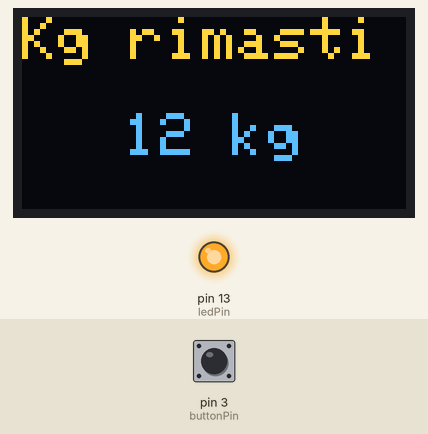
Bench run of a sketch on a simulated Arduino Uno, built with avr-gcc and run on an emulated ATmega328P. Shown: 128×64 one-colour display, output pins drawn as LEDs (lit = HIGH). Dashed ring = blinking. The inputs (shaded band) are chosen by the test bench; at power-on: pin 3 (buttonPin) LOW. The OLED is the two-colour kind (top 16 rows yellow); what the sketch prints to the serial monitor is not drawn.

Above: at 6.2 s.
6.3 s: pin 3 (buttonPin) pulled HIGH for 3.2 s
At 7.0 s:
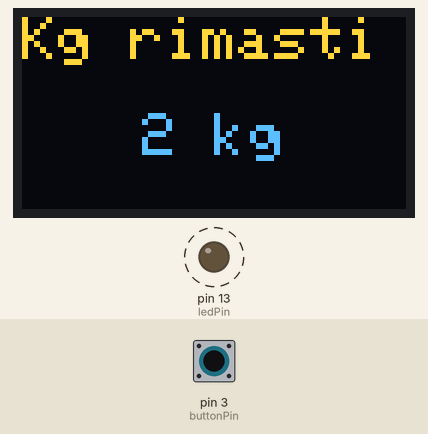
At 7.6 s:
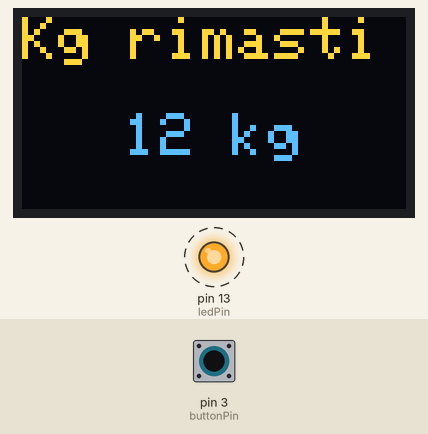
Timing chart, 0 to 10.8 s (numbered marks = the images above; inputs shaded):
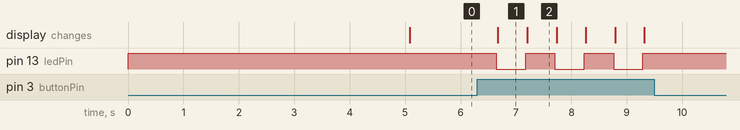

Measured:
- after the input at 6.3 s, pin 13 (ledPin): alternates HIGH for 0.53 s and LOW for 0.53 s, 6 changes in all, then stays HIGH, starting after 0.35 s; the display: changes after 0.38 s (image 1)
- what the display in image 1 shows lasts 0.5 s, from 6.7 s to 7.2 s

The sketch:

calf_arduino.ino
```cpp
#include <Wire.h>
#include <Adafruit_SSD1306.h>
#include <Adafruit_GFX.h>

#define OLED_WIDTH 128
#define OLED_HEIGHT 64

#define OLED_ADDR 0x3C

Adafruit_SSD1306 display(OLED_WIDTH, OLED_HEIGHT);

const int buttonPin = 3;
const int ledPin = 13;

int dati[5];

size_t DATI = 5;

int weight = 12;
int buttonState = 0;
unsigned long timestamp;

void setup() {
  // put your setup code here, to run once:
  pinMode(buttonPin, INPUT);
  pinMode(ledPin, OUTPUT);
  digitalWrite(ledPin, HIGH);

  timestamp = millis();
  Serial.begin(9600);

  display.begin(SSD1306_SWITCHCAPVCC, OLED_ADDR);
  display.clearDisplay();

  display.setTextSize(2);
  display.setTextColor(WHITE);
  display.setCursor(0, 0);
  display.println("Welcome");

  display.setTextSize(2);
  display.setTextColor(WHITE);
  display.setCursor(0, 17);
  display.println("Setup");
  display.println("in corso");
  display.println("----------");

  display.display();

  delay(5000);
}

void loop() {
  // put your main code here, to run repeatedly:

  if (millis() - timestamp > 500) {
    buttonState = digitalRead(buttonPin);
    if (buttonState == HIGH && weight != 2) {
      weight = 2;
      digitalWrite(ledPin, LOW);
    }
    else if (buttonState == HIGH) {
      weight = 12;
      digitalWrite(ledPin, HIGH);
    }


    display.clearDisplay();
    display.setTextSize(2);
    display.setTextColor(WHITE);
    display.setCursor(0, 0);
    display.println("Kg rimasti");

    display.setTextSize(2);
    display.setTextColor(WHITE);

    // Converti il peso in stringa per calcolare la lunghezza
    String weightText = String(weight) + " kg";
    int16_t x1, y1;
    uint16_t textWidth, textHeight;

    // Calcola le dimensioni del testo
    display.getTextBounds(weightText, 0, 0, &x1, &y1, &textWidth, &textHeight);

    // Centra orizzontalmente (assumendo display 128 pixel di larghezza)
    int cursorX = (128 - textWidth) / 2;

    // Posiziona sulla terza riga (circa y=32 per un display standard)
    int cursorY = 32;

    display.setCursor(cursorX, cursorY);
    display.print(weightText);
    display.display();

    // pacchetto dati
    // FF calf_num weight FE
    Serial.write(0xFF);
    Serial.write(char(0));
    Serial.write(char(weight));

    Serial.write(0xFE);

    timestamp = millis();
  }
}
```
